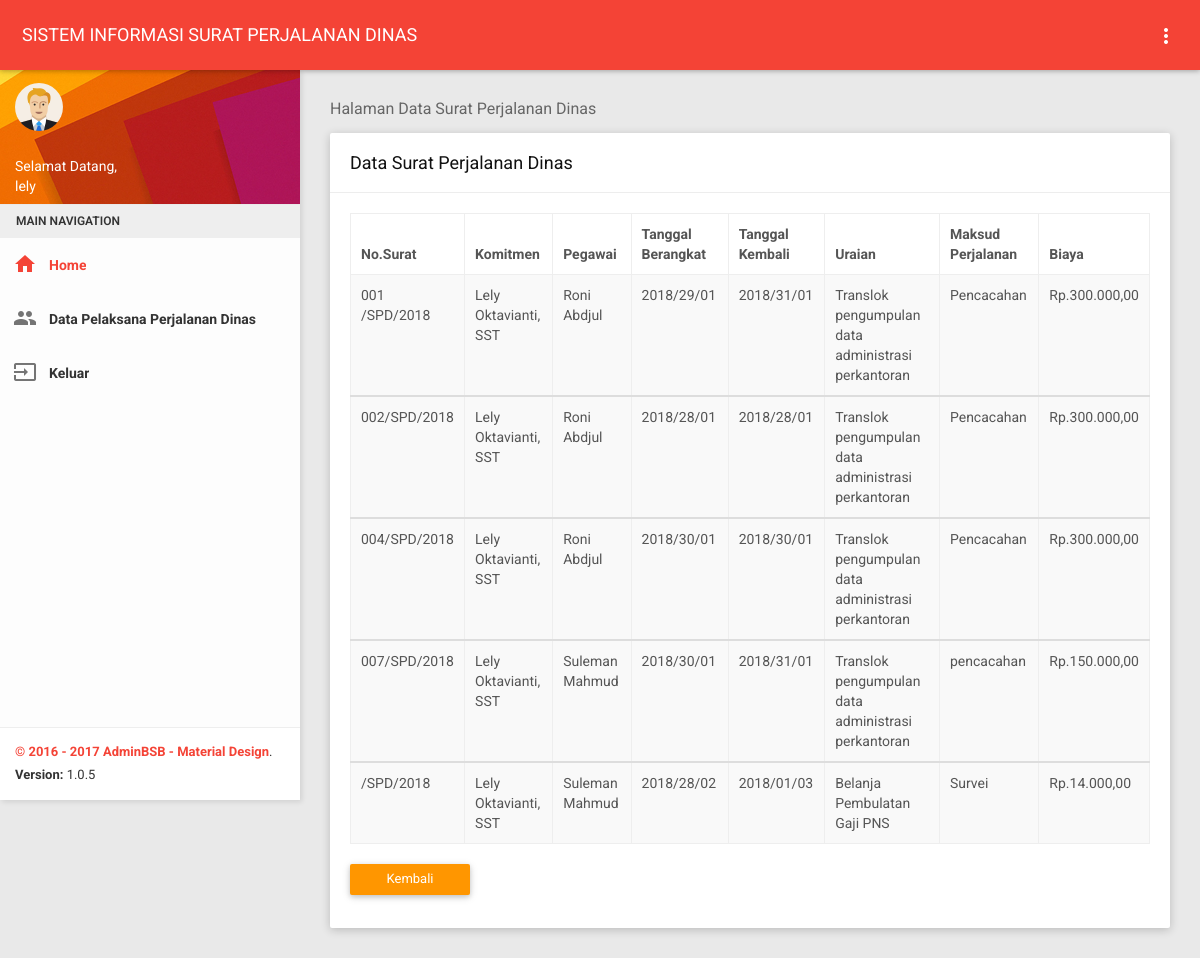
Page /kasie/pelaksana1.php (signed in) on the committed database.
### tables this page shows
CREATE TABLE `spd` (
  `id` int(3) NOT NULL,
  `nosurat` varchar(100) NOT NULL,
  `komitmen` varchar(100) NOT NULL,
  `namakomitmen` varchar(100) NOT NULL,
  `nip` varchar(100) NOT NULL,
  `kode` varchar(50) NOT NULL,
  `tbiaya` varchar(20) NOT NULL,
  `mp` varchar(100) NOT NULL,
  `alat` varchar(100) NOT NULL,
  `tempatb` varchar(100) NOT NULL,
  `tempatt` varchar(100) NOT NULL,
  `lamap` varchar(100) NOT NULL,
  `tb` varchar(20) NOT NULL,
  `tk` varchar(20) NOT NULL,
  `pengikut` varchar(100) NOT NULL,
  `pengikutn` varchar(100) NOT NULL,
  `pengikutt` varchar(100) NOT NULL,
  `pengikutk` varchar(100) NOT NULL,
  `instansi` varchar(20) NOT NULL,
  `keterangan` text NOT NULL
);

CREATE TABLE `pegawai` (
  `nip` varchar(100) NOT NULL,
  `nama` varchar(50) NOT NULL,
  `jk` varchar(15) NOT NULL,
  `ttl` varchar(50) NOT NULL,
  `golongan` varchar(20) NOT NULL,
  `jabatan` varchar(30) NOT NULL,
  `pd` varchar(30) NOT NULL,
  `username` varchar(30) NOT NULL,
  `password` varchar(32) NOT NULL,
  `hak_akses` varchar(10) NOT NULL
);

CREATE TABLE `anggaran` (
  `kode` varchar(50) NOT NULL,
  `uraian` varchar(100) NOT NULL,
  `volume` int(20) NOT NULL,
  `satuan` varchar(20) NOT NULL,
  `hargasat` varchar(50) NOT NULL,
  `jumlah` varchar(50) NOT NULL
);

### kasie/pelaksana1.php (the view, shortened to what this page needs)
<?php
include '../tampilan/atasseksi.php';
?>
    <section class="content">
        <div class="container-fluid">
            <div class="block-header">
                <h2>Halaman Data Surat Perjalanan Dinas</h2>
            </div>
            <div class="row clearfix">
                <div class="col-lg-12 col-md-12 col-sm-12 col-xs-12">
                    <div class="card">
                        <div class="header">
                            <h2>
                                Data Surat Perjalanan Dinas
                            </h2>
                        </div>
                        <div class="body">
                            <div class="table-responsive">
                                <table class="table table-bordered table-striped table-hover dataTable js-exportable">
                                    <thead>
                                        <tr>
                                            <th>No.Surat</th>
                                            <th>Komitmen</th>
                                            <th>Pegawai</th>
                                            <th>Tanggal Berangkat</th>
                                            <th>Tanggal Kembali</th>
                                            <th>Uraian</th>
                                            <th>Maksud Perjalanan</th>
                                            <th>Biaya</th>
                                        </tr>
                                    </thead>
                                       <?php
                                  $tampil=mysql_query("SELECT spd.nosurat, spd.komitmen, spd.lamap,spd.namakomitmen, pegawai.nama, spd.tb, spd.tk, anggaran.uraian, spd.mp ,anggaran.hargasat from pegawai, anggaran, spd where pegawai.nip=spd.nip and anggaran.kode=spd.kode and namakomitmen in ('Lely Oktavianti, SST') ");
                                  while($data=mysql_fetch_array($tampil)){
                                    ?>
                                     <tbody>
                                        <tr>
                                            <td><?php echo $data['nosurat']; ?></td>
                                            <td><?php echo $data['namakomitmen']; ?></td>
                                            <td><?php echo $data['nama']; ?></td>
                                            <td><?php echo $data['tb']; ?></td>
                                            <td><?php echo $data['tk']; ?></td>
                                            <td><?php echo $data['uraian']; ?></td>
                                            <td><?php echo $data['mp']; ?></td>
                                            <td>Rp.<?php echo number_format ($data['hargasat'] * $data['lamap'],2,",",".");?></td>
                                        </tr>
                                            <?php
                                             }
                                          ?>
                                      </tbody>
                                </table>
                            </div>
                            <div class="button-demo">
                      <a href="index.php" type="button" class="btn btn-warning waves-effect">Kembali</a>
                            </div>
                        </div>
                    </div>
                </div>
            </div>
            </div>
    </section>
  <?php
  include '../tampilan/footer.php';
?>

### rows in the picture
spd: nosurat "001 /SPD/2018", namakomitmen "Lely Oktavianti, SST", nip.nama "Roni Abdjul", tb "2018/29/01", tk "2018/31/01", kode.uraian "Translok pengumpulan data administrasi perkantoran", mp "Pencacahan", $data['hargasat'] * $data['lamap'] "300.000,00"
spd: nosurat "002/SPD/2018", namakomitmen "Lely Oktavianti, SST", nip.nama "Roni Abdjul", tb "2018/28/01", tk "2018/28/01", kode.uraian "Translok pengumpulan data administrasi perkantoran", mp "Pencacahan", $data['hargasat'] * $data['lamap'] "300.000,00"
spd: nosurat "004/SPD/2018", namakomitmen "Lely Oktavianti, SST", nip.nama "Roni Abdjul", tb "2018/30/01", tk "2018/30/01", kode.uraian "Translok pengumpulan data administrasi perkantoran", mp "Pencacahan", $data['hargasat'] * $data['lamap'] "300.000,00"
spd: nosurat "007/SPD/2018", namakomitmen "Lely Oktavianti, SST", nip.nama "Suleman Mahmud", tb "2018/30/01", tk "2018/31/01", kode.uraian "Translok pengumpulan data administrasi perkantoran", mp "pencacahan", $data['hargasat'] * $data['lamap'] "150.000,00"
spd: nosurat "/SPD/2018", namakomitmen "Lely Oktavianti, SST", nip.nama "Suleman Mahmud", tb "2018/28/02", tk "2018/01/03", kode.uraian "Belanja Pembulatan Gaji PNS", mp "Survei", $data['hargasat'] * $data['lamap'] "14.000,00"

### other values in the picture
$_SESSION['username'] "lely"
